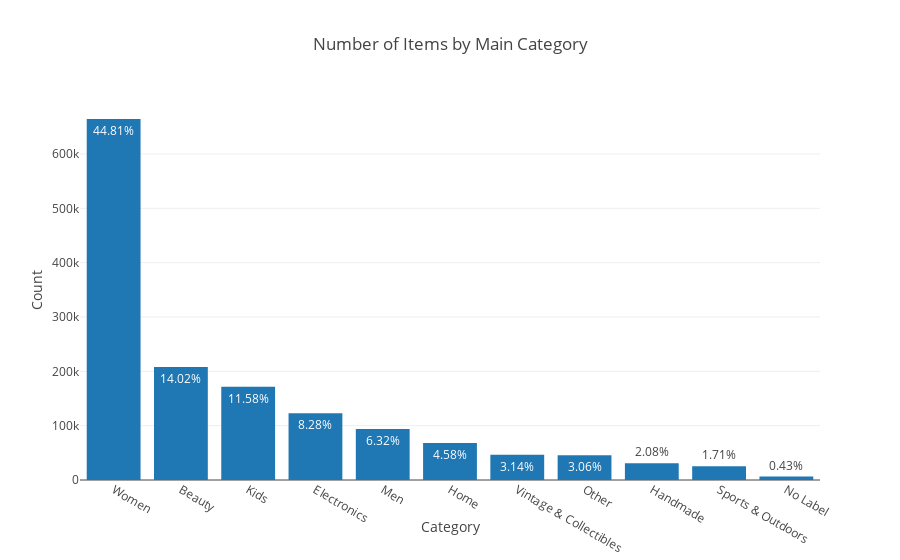

The notebook cell saved with this chart:
### Code cell
trace1 = go.Bar(x=x, y=y, text=pct)
layout = dict(title= 'Number of Items by Main Category',
              yaxis = dict(title='Count'),
              xaxis = dict(title='Category'))
fig=dict(data=[trace1], layout=layout)
py.iplot(fig)

### Figure 1 — Plotly figure (JSON) as saved in the notebook; plotly's stock layout.template omitted (floating-point values rounded to 4 significant figures)
{"data": [{"text": ["44.81%", "14.02%", "11.58%", "8.28%", "6.32%", "4.58%", "3.14%", "3.06%", "2.08%", "1.71%", "0.43%"], "type": "bar", "x": ["Women", "Beauty", "Kids", "Electronics", "Men", "Home", "Vintage & Collectibles", "Other", "Handmade", "Sports & Outdoors", "No Label"], "y": [664385, 207828, 171689, 122690, 93680, 67871, 46530, 45351, 30842, 25342, 6327]}], "layout": {"title": "Number of Items by Main Category", "xaxis": {"title": "Category"}, "yaxis": {"title": "Count"}}}
